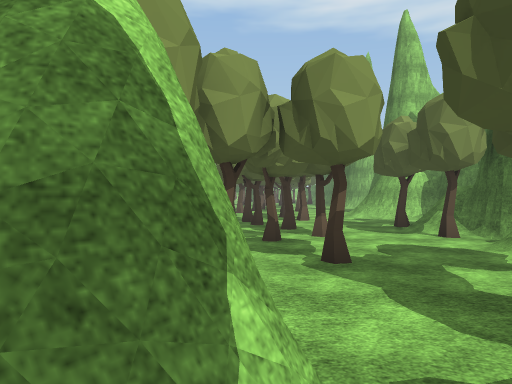
View 1 (above)

24 first-person views from a walk through a scene from a Unity 3-D project. The camera is 1.3 m above the floor, looks level and sees 70° across. The floor is counted in squares, 2 m on a side. Each view is taken from the middle of a square. On the plan, view 1 faces up. The plan holds only what a view shows up to about 11 squares ahead; the rest is blank. Some animated figures are not drawn. Some surface patterns are stand-ins.

View 2
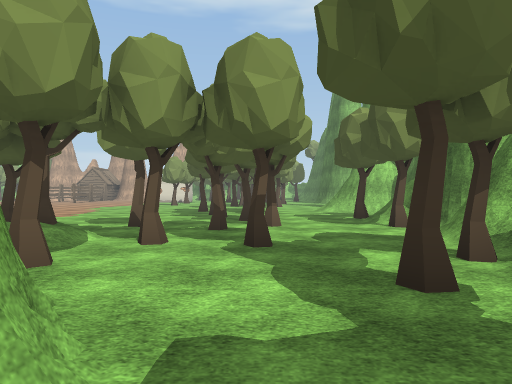

View 3
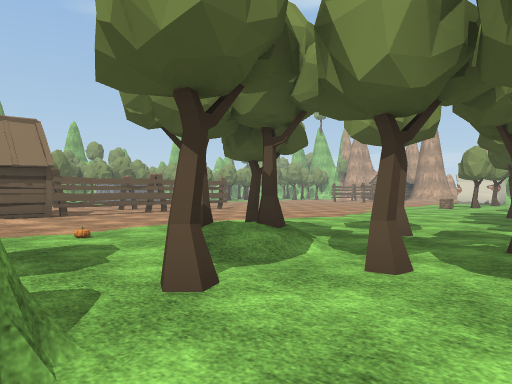

View 4
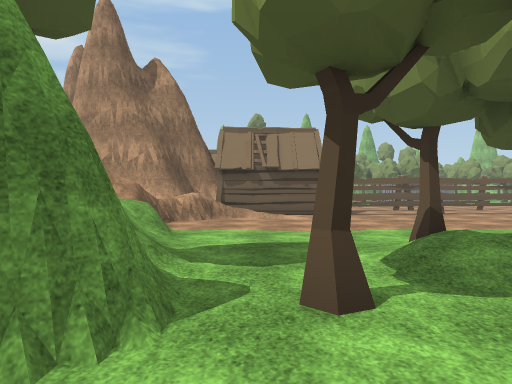

View 5
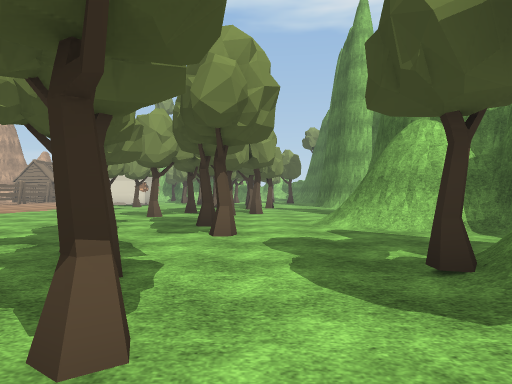

View 6
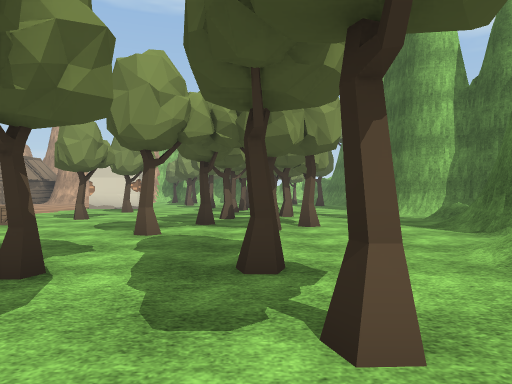

View 7
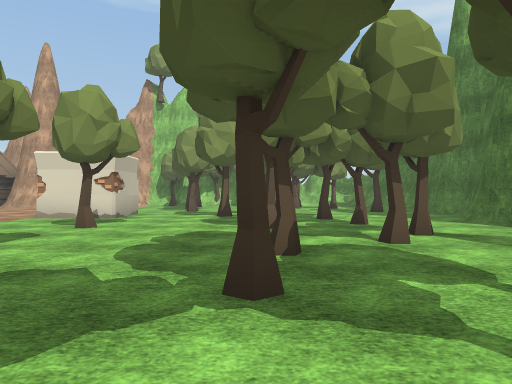

View 8
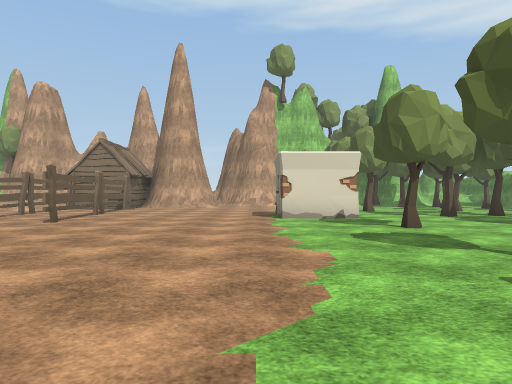

View 9
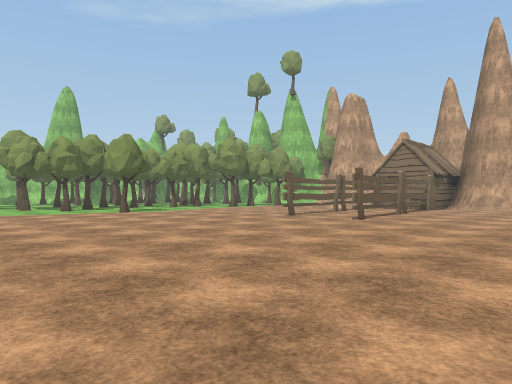

View 10
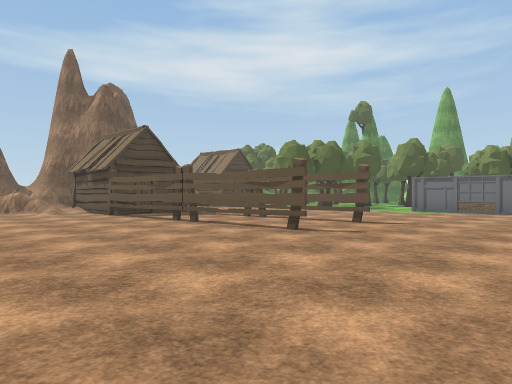

View 11
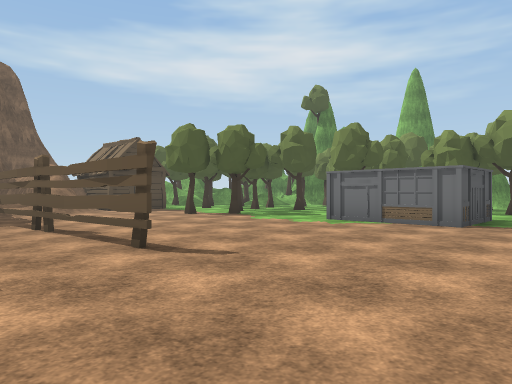

View 12
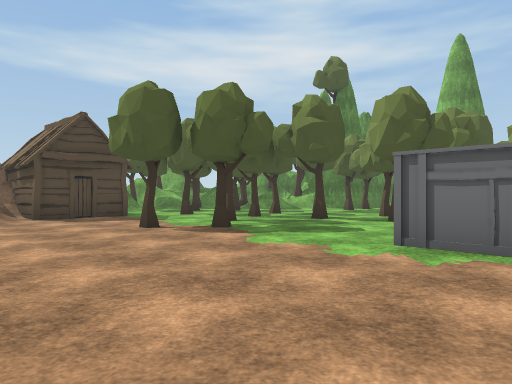

View 13
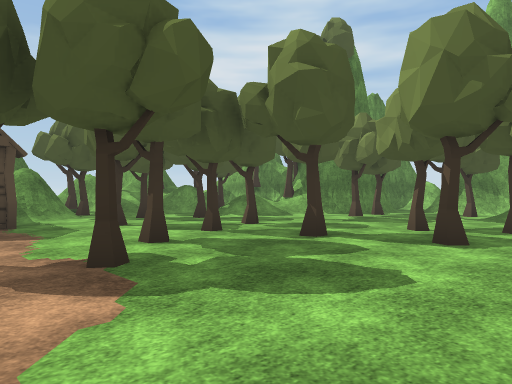

View 14
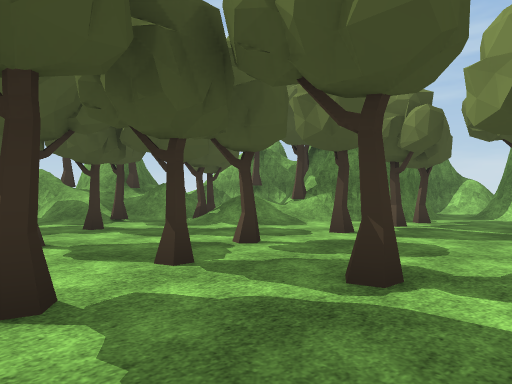

View 15
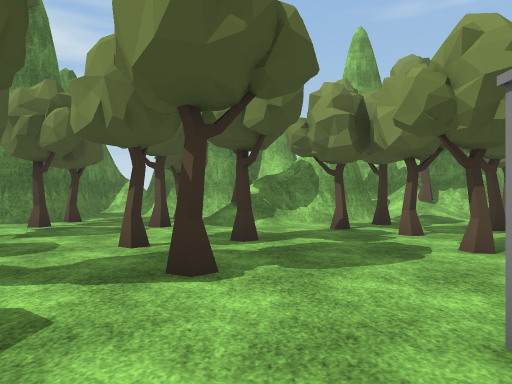

View 16
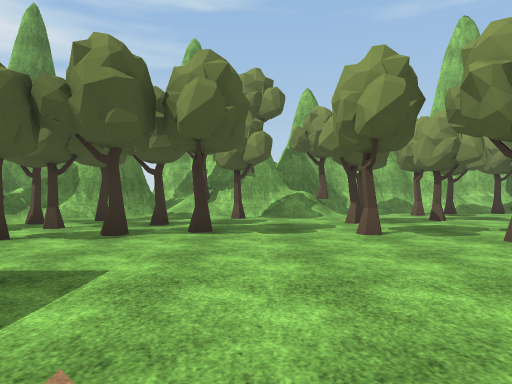

View 17
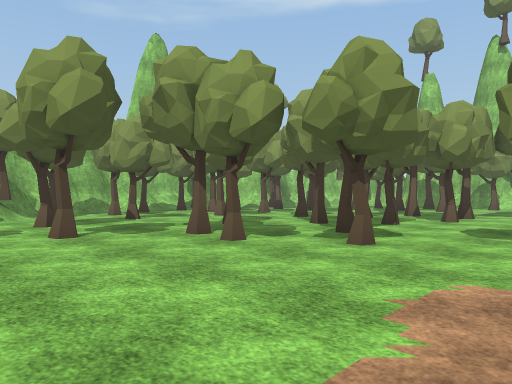

View 18
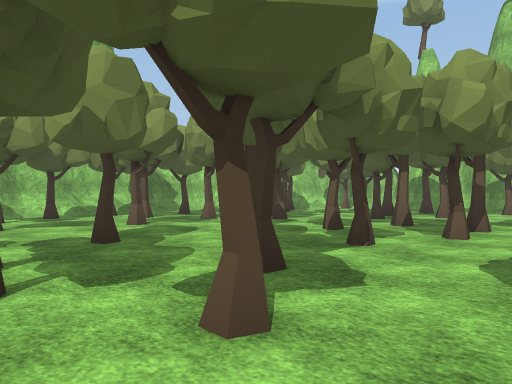

View 19
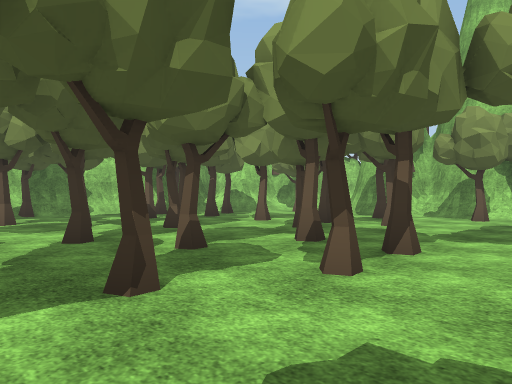

View 20
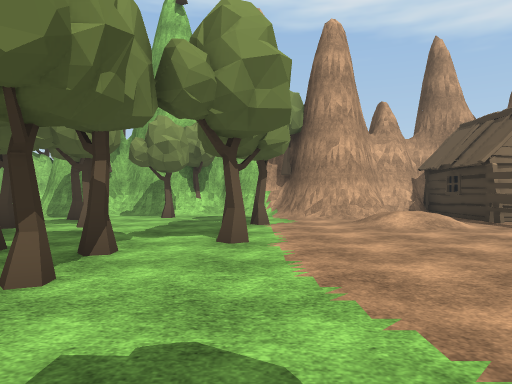

View 21
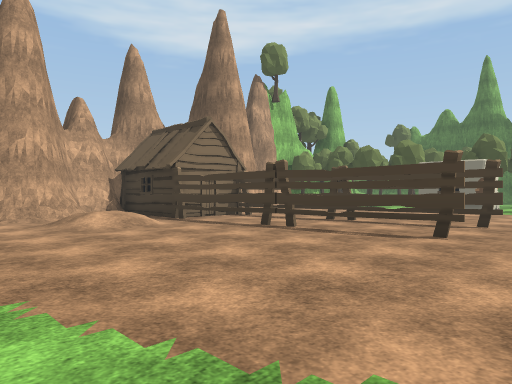

View 22
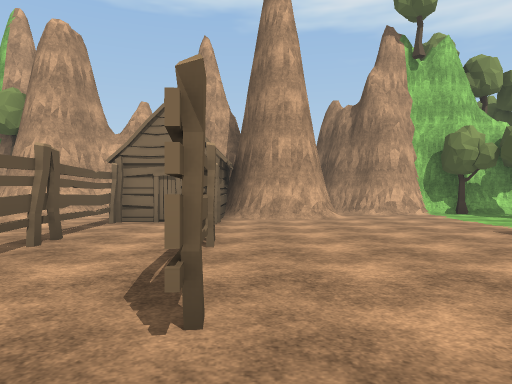

View 23
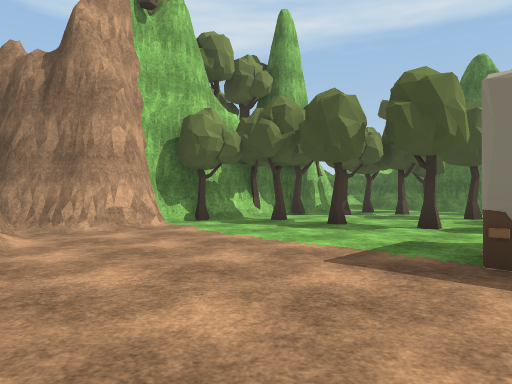

View 24
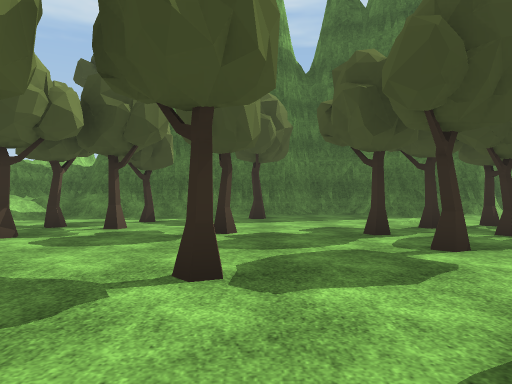

### Floor plan
Key: @ floor where view 1 was taken; # wall or solid block; x gap in a wall; . main floor; : floor 1.5 m higher than the main floor; / step, stairs or slope; = window, fence, low wall or low ledge; T tree; H hut; O other object.
Columns run from 30 left of view 1 to 7 right of it. Each row starts with its distance up from view 1.
 34                                    #
 33                          ######  //##
 32       ####T#######    ####T#TT# /.//#
 31       ##.....###/H ####....T..T.T./##
 30        .T.T..///.H H##..........T..#
 29      .O.......///HHH.......T.....T.##
 28    T...T.T..T.///O.O...........T.../#
 27   T.T.T.....T....O.O........T.....T/#
 26  #..TT..T...T....O.O................#
 25  #....T..TT......O.O.....O#..T.T....#
 24 ##.T.T....T......O..O....##.....T...#
 23 #T.T...TT........O..O..........T...##
 22 #/T..T....T................T..T.T..#
 21 #xT......T.......................T.##
 20 #..T...T..T..T..................T...##
 19 # ...T.....T...............T..T.....=#
 18 ##T.....TT.........................//
 17  # T.T.T..................O...T.T..#
 16   #/..........  .............T.T...#
 15   #/T.........   ..................#
 14  ##/...T.......................... #
 13  #T/..TT...##................T.T..###
 12  ###.T....  #...................T..##
 11    #/.T.T.. #.....O.O.........T.....
 10   ##/.T....##.....O.O.........T..../
  9  #=/T/.T.T........O.O..........T..T
  8  #/ /...T.........O.O............./#
  7  ##T.T...TT..T....O.O..... ..TTT..T#
  6 ###.........T.T../O..O.... T/.....##
  5 #...TT.T.TT........HH......TT.TT..##
  4  .###............/.H ./..........T
  3    ###/....T.... //H ./......T..T.
  2    ##T//T....HH/    # /..../##....
  1    #/  T.T...H /    ###==// T##..
  0       T/T/T#H H/     # =#     @/
 -1        ///.#  H#
 -2        T/:T#
 -3         #=
 -4         #

Positions as (right, up) in squares from view 1, and headings:
1: (0, 0), facing up
2: (1, 0), facing up
3: (1, 2), facing up-left
4: (1, 3), facing left
5: (2, 6), facing up
6: (1, 10), facing up
7: (0, 15), facing up
8: (-6, 15), facing up
9: (-6, 15), facing up-left
10: (-5, 15), facing down-left
11: (-10, 15), facing down-left
12: (-13, 12), facing down-left
13: (-16, 10), facing down-left
14: (-18, 8), facing down-left
15: (-18, 9), facing left
16: (-17, 15), facing left
17: (-17, 15), facing up-left
18: (-18, 18), facing up-left
19: (-18, 21), facing up-left
20: (-18, 21), facing up
21: (-18, 21), facing up-right
22: (-10, 21), facing up
23: (-9, 25), facing up-right
24: (-5, 27), facing right
